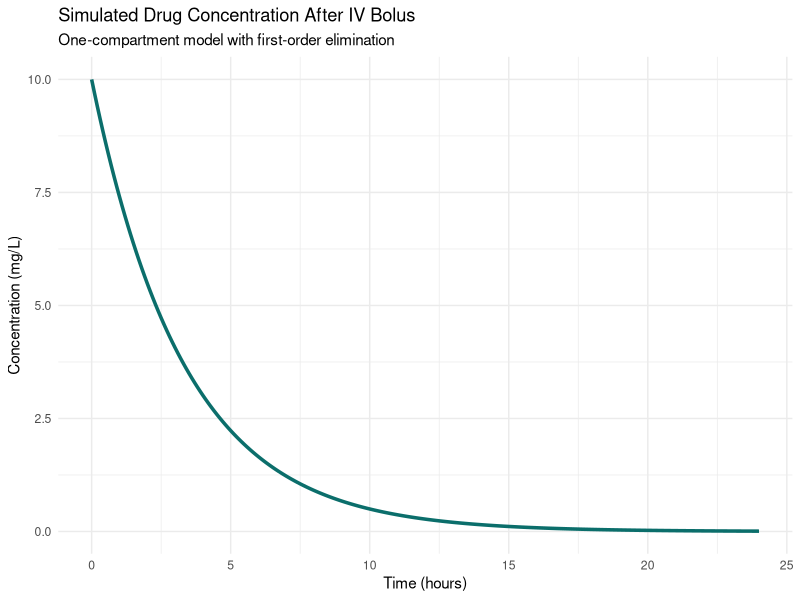

R code for this plot:
## ---- chunk 1
# A simple conceptual PK simulation
# Visualizing concentration over time after an IV bolus
library(ggplot2)

time <- seq(0, 24, by = 0.1)
dose <- 100  # mg
Vd   <- 10   # L (volume of distribution)
ke   <- 0.3  # 1/h (elimination rate constant)

conc <- (dose / Vd) * exp(-ke * time)

ggplot(data.frame(time, conc), aes(time, conc)) +
  geom_line(color = "#0B6E6B", linewidth = 1.2) +
  labs(title = "Simulated Drug Concentration After IV Bolus",
       subtitle = "One-compartment model with first-order elimination",
       x = "Time (hours)", y = "Concentration (mg/L)") +
  theme_minimal()
## ---- chunk 2
# Key R packages for PK/PD (we'll use these throughout the book)
pkpd_packages <- data.frame(
  Package = c("PK", "PKNCA", "nlmixr2", "rxode2", "mrgsolve",
              "nlme", "saemix", "ggplot2", "dplyr", "shiny"),
  Purpose = c("Basic PK analysis", "Noncompartmental analysis",
              "Population PK (FOCEi/SAEM)", "ODE-based PK/PD simulation",
              "PK/PD simulation engine", "Nonlinear mixed effects",
              "SAEM estimation", "Visualization", "Data manipulation",
              "Interactive apps")
)
knitr::kable(pkpd_packages, caption = "Core R packages for PK/PD analysis")
